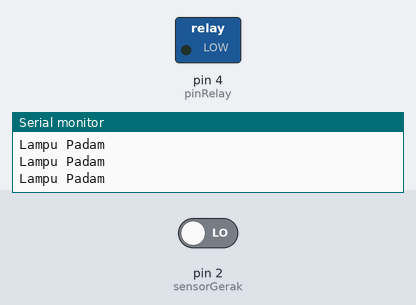
The sketch below on a simulated Arduino Uno, built with avr-gcc and run on an emulated ATmega328P. Parts: switched loads named in the sketch (green lamp = pin HIGH), the last lines printed to the serial monitor. The inputs (shaded band) are chosen by the test bench; at power-on: pin 2 (sensorGerak) LOW.

Above: at 1.2 s.
1.3 s: pin 2 (sensorGerak) driven HIGH
At 1.6 s:
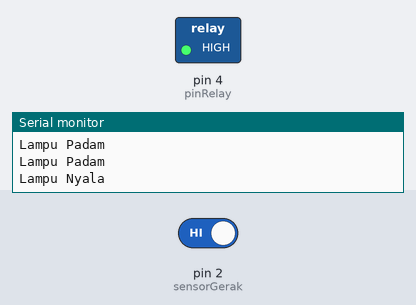
Timing chart, 0 to 4.3 s (numbered marks = the images above; inputs shaded):
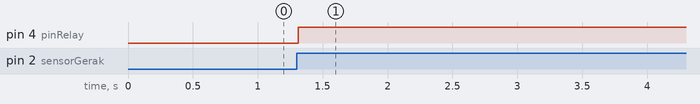

Measured:
- after the input at 1.3 s, pin 4 (pinRelay): LOW → HIGH at once

The sketch:

SensorGerakPIR-Relay.ino
```cpp
int sensorGerak = 2;     //pin Out PIR
int pinRelay = 4;   //pin IN relay

void setup(){
  Serial.begin(9600);         //pengaturan baud rate untuk komunikasi serial sebesar 9600bps
  pinMode(sensorGerak, INPUT);     //pengaturan pin PIR sebagai input
  pinMode(pinRelay, OUTPUT);  //pengaturan pin relay sebagai output
}
void loop(){
  int nilaiSensor = digitalRead(sensorGerak);
  if (nilaiSensor ==HIGH) {            //jika sensor membaca gerakan maka relay akan aktif
    digitalWrite(pinRelay, HIGH);
    Serial.println("Lampu Nyala");
    delay(10000); //Diberikan waktu tunda 10 detik
  } else {
    digitalWrite(pinRelay, LOW);       //jika sensor tidak membaca gerakan maka relay akan off
    Serial.println("Lampu Padam");
  }
}
```
